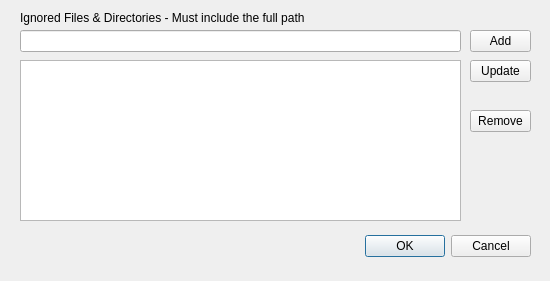
<?xml version="1.0" encoding="UTF-8"?>
<ui version="4.0">
 <class>IgnoreDialog</class>
 <widget class="QDialog" name="IgnoreDialog">
  <property name="geometry">
   <rect>
    <x>0</x>
    <y>0</y>
    <width>550</width>
    <height>281</height>
   </rect>
  </property>
  <property name="windowTitle">
   <string>Ignore Files</string>
  </property>
  <widget class="QWidget" name="layoutWidget">
   <property name="geometry">
    <rect>
     <x>20</x>
     <y>230</y>
     <width>511</width>
     <height>33</height>
    </rect>
   </property>
   <layout class="QHBoxLayout">
    <property name="spacing">
     <number>6</number>
    </property>
    <property name="leftMargin">
     <number>0</number>
    </property>
    <property name="topMargin">
     <number>0</number>
    </property>
    <property name="rightMargin">
     <number>0</number>
    </property>
    <property name="bottomMargin">
     <number>0</number>
    </property>
    <item>
     <spacer>
      <property name="orientation">
       <enum>Qt::Horizontal</enum>
      </property>
      <property name="sizeHint" stdset="0">
       <size>
        <width>131</width>
        <height>31</height>
       </size>
      </property>
     </spacer>
    </item>
    <item>
     <widget class="QPushButton" name="okButton">
      <property name="text">
       <string>OK</string>
      </property>
     </widget>
    </item>
    <item>
     <widget class="QPushButton" name="cancelButton">
      <property name="text">
       <string>Cancel</string>
      </property>
     </widget>
    </item>
   </layout>
  </widget>
  <widget class="QLineEdit" name="ignore_line_edit">
   <property name="geometry">
    <rect>
     <x>20</x>
     <y>30</y>
     <width>441</width>
     <height>22</height>
    </rect>
   </property>
   <property name="maxLength">
    <number>32767</number>
   </property>
  </widget>
  <widget class="QListWidget" name="ignore_list_widget">
   <property name="geometry">
    <rect>
     <x>20</x>
     <y>60</y>
     <width>441</width>
     <height>161</height>
    </rect>
   </property>
  </widget>
  <widget class="QPushButton" name="ignore_remove_button">
   <property name="geometry">
    <rect>
     <x>470</x>
     <y>110</y>
     <width>61</width>
     <height>22</height>
    </rect>
   </property>
   <property name="text">
    <string>Remove</string>
   </property>
  </widget>
  <widget class="QPushButton" name="ignore_add_button">
   <property name="geometry">
    <rect>
     <x>470</x>
     <y>30</y>
     <width>61</width>
     <height>22</height>
    </rect>
   </property>
   <property name="text">
    <string>Add</string>
   </property>
  </widget>
  <widget class="QPushButton" name="ignore_update_button">
   <property name="geometry">
    <rect>
     <x>470</x>
     <y>60</y>
     <width>61</width>
     <height>22</height>
    </rect>
   </property>
   <property name="text">
    <string>Update</string>
   </property>
  </widget>
  <widget class="QLabel" name="ignore_label">
   <property name="geometry">
    <rect>
     <x>20</x>
     <y>10</y>
     <width>441</width>
     <height>16</height>
    </rect>
   </property>
   <property name="text">
    <string>Ignored Files &amp; Directories - Must include the full path</string>
   </property>
  </widget>
 </widget>
 <resources/>
 <connections>
  <connection>
   <sender>okButton</sender>
   <signal>clicked()</signal>
   <receiver>IgnoreDialog</receiver>
   <slot>accept()</slot>
   <hints>
    <hint type="sourcelabel">
     <x>411</x>
     <y>266</y>
    </hint>
    <hint type="destinationlabel">
     <x>274</x>
     <y>149</y>
    </hint>
   </hints>
  </connection>
  <connection>
   <sender>cancelButton</sender>
   <signal>clicked()</signal>
   <receiver>IgnoreDialog</receiver>
   <slot>reject()</slot>
   <hints>
    <hint type="sourcelabel">
     <x>492</x>
     <y>266</y>
    </hint>
    <hint type="destinationlabel">
     <x>274</x>
     <y>149</y>
    </hint>
   </hints>
  </connection>
 </connections>
</ui>
